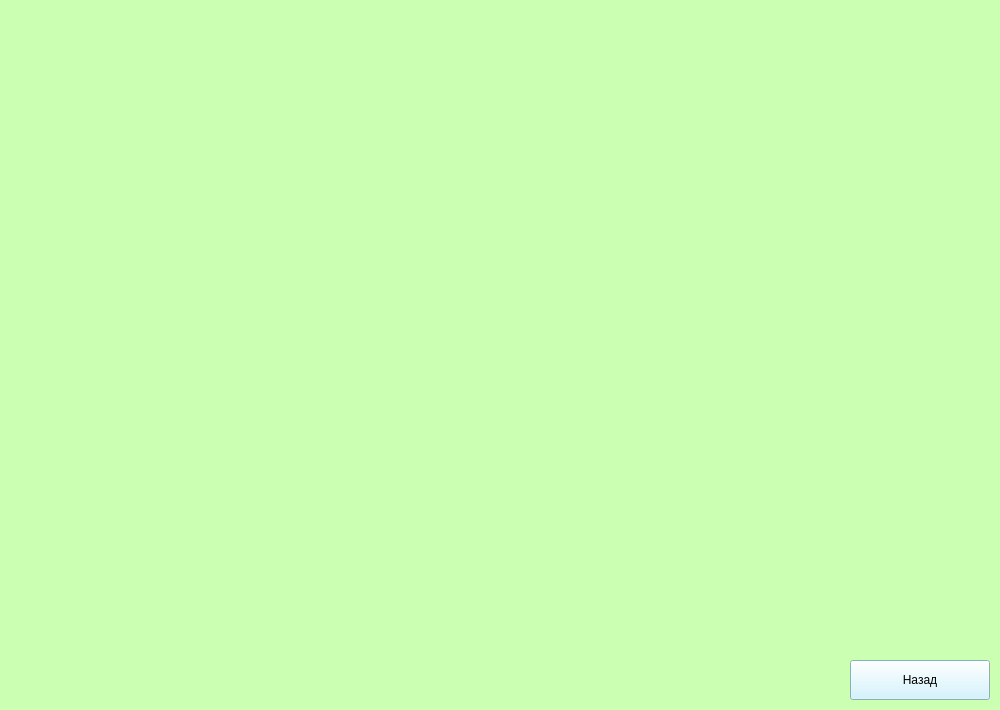
<?xml version="1.0" encoding="UTF-8"?>
<ui version="4.0">
 <class>FormAdd</class>
 <widget class="QWidget" name="FormAdd">
  <property name="geometry">
   <rect>
    <x>0</x>
    <y>0</y>
    <width>1000</width>
    <height>710</height>
   </rect>
  </property>
  <property name="windowTitle">
   <string>Form</string>
  </property>
  <property name="styleSheet">
   <string notr="true">background-color: rgb(203, 255, 178);</string>
  </property>
  <widget class="QPushButton" name="backtoprev">
   <property name="geometry">
    <rect>
     <x>850</x>
     <y>660</y>
     <width>140</width>
     <height>40</height>
    </rect>
   </property>
   <property name="styleSheet">
    <string notr="true">background-color: rgb(199, 242, 255);
</string>
   </property>
   <property name="text">
    <string>Назад</string>
   </property>
  </widget>
 </widget>
 <resources/>
 <connections/>
</ui>
